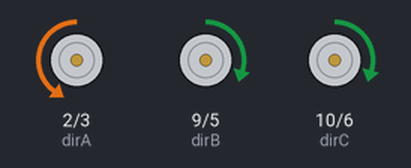
A sketch run on a simulated Arduino Uno, built with avr-gcc and run on an emulated ATmega328P. Shown: direction and speed pins drawn as motors (green arrow = direction pin HIGH = forward, orange = LOW = backward, longer = more drive).

Above: at 0.05 s.
Timing chart, 0 to 3.0 s (numbered marks = the images above):
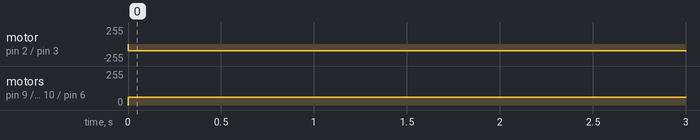

The sketch:

omni_bot.ino
```cpp
// ****************************************************
// Libraries
// ****************************************************
#include "Arduino.h"

// ****************************************************
// Motor Controller Ports
// ****************************************************
#define pwmA 3
#define dirA 2

#define pwmB 5
#define dirB 9

#define pwmC 6
#define dirC 10

// ****************************************************
// Motor Controllers
// ****************************************************
typedef struct {
  int pulse;
  bool direction;
} MotorValues;

MotorValues motorA;
MotorValues motorB;
MotorValues motorC;

// Globals
double sideStep = 0.60; // Limiting factor to ensure direct side to side movement
double side =0.50;

// ****************************************************
// Stops the motors
// RETURNS: none
// ****************************************************
void allStop() {
 analogWrite(pwmA, 0);
 analogWrite(pwmB, 0);
 analogWrite(pwmC, 0);
}

// ****************************************************
// Sets the PWM motor values
// RETURNS: none
// ****************************************************
void commandMotors() {
 analogWrite(pwmA, motorA.pulse);
 analogWrite(pwmB, motorB.pulse);
 analogWrite(pwmC, motorC.pulse);
}

// ****************************************************
// Forward motor movement
// RETURNS: none
// ****************************************************
void forwardMovement(int a) {
  // Set motor directions
  digitalWrite(dirA, HIGH); digitalWrite(dirB, HIGH); digitalWrite(dirC, LOW);

  // Ramp up the appropriate motors
  for (int i = 0; i < a; i++)
  { motorA.pulse = 0; motorB.pulse = 625; motorC.pulse = 625; commandMotors(); delay(25); }
  allStop();
}

// ****************************************************
// Backward motor movement
// RETURNS: none
// ****************************************************
void backwardMovement(int a) {
  // Set motor directions
  digitalWrite(dirA, HIGH); digitalWrite(dirB, LOW); digitalWrite(dirC, HIGH);

  // Ramp up the appropriate motors
  for (int i = 0; i < a; i++)
  { motorA.pulse = 0; motorB.pulse =625 ; motorC.pulse = 625; commandMotors(); delay(25); }
  allStop();
}

// ****************************************************
// Right motor movement
// RETURNS: none
// ****************************************************
void rightMovement (int a) {
  // Set motor directions
  digitalWrite(dirA, LOW); digitalWrite(dirB, HIGH); digitalWrite(dirC, HIGH);

  // Ramp up the appropriate motors
  for (int i = 0; i < a; i++)
  { motorA.pulse = 100; motorB.pulse = 60 ; motorC.pulse = 60; commandMotors(); delay(25); }
  allStop();
}

// ****************************************************
// Left motor movement
// RETURNS: none
// ****************************************************
void leftMovement (int a) {
  // Set motor directions
  digitalWrite(dirA, HIGH); digitalWrite(dirB, LOW); digitalWrite(dirC, LOW);

  // Ramp up the appropriate motors
  for (int i = 0; i < a; i++)
  { motorA.pulse = 625; motorB.pulse = int (625 * sideStep); motorC.pulse = int (625 * sideStep); commandMotors(); delay(25); }
  allStop();
}

// ****************************************************
// Spin Clowise motor movement
// RETURNS: none
// ****************************************************
void spinClockwise(int a) {
  // Set motor directions
  digitalWrite(dirA, HIGH); digitalWrite(dirB, HIGH); digitalWrite(dirC, HIGH);

  // Ramp up the appropriate motors
  for (int i = 0; i < a; i++)
  { motorA.pulse = 625; motorB.pulse = 625; motorC.pulse = 625; commandMotors(); delay(25); }
  allStop();
}

// ****************************************************
// Spin Counter Clockwise motor movement
// RETURNS: none
// ****************************************************
void spinCounterClockwise (int a) {
  // Set motor directions
  digitalWrite(dirA, LOW); digitalWrite(dirB, LOW); digitalWrite(dirC, LOW);

  // Ramp up the appropriate motors
  for (int i = 0; i < a; i++)
  { motorA.pulse = 625; motorB.pulse = 625; motorC.pulse = 625; commandMotors(); delay(25); }
  allStop();
}

// ****************************************************
// Initial setup function, called once
// RETURNS: none
// ****************************************************
void setup() {

  // Debug Serial
  Serial.begin(115200);

  // Set motor controller communication pins as outputs
  pinMode(dirA, OUTPUT);
  pinMode(pwmA, OUTPUT);
  pinMode(dirB, OUTPUT);
  pinMode(pwmB, OUTPUT);
  pinMode(dirC, OUTPUT);
  pinMode(pwmC, OUTPUT);

  // Command all motors to stop
  allStop();
}

// ****************************************************
// Main program loop
// RETURNS: none
// ****************************************************
void loop() {
 // forwardMovement(100);
  //delay(1000);
  //backwardMovement(100);
  //delay(1000);
  rightMovement(50);
  //delay(1000);
  //leftMovement(200);
  //delay(1000);
  //spinClockwise(200);
  //delay(1000);
 // spinCounterClockwise(200);
}
```

Measured:
- by itself, motor on pin 2 (dirA) / pin 3 (pwmA): stopped → backward 100/255 at 0.00 s
- by itself, motor on pin 9 (dirB) / pin 5 (pwmB), motor on pin 10 (dirC) / pin 6 (pwmC): stopped → forward 60/255 at 0.00 s
